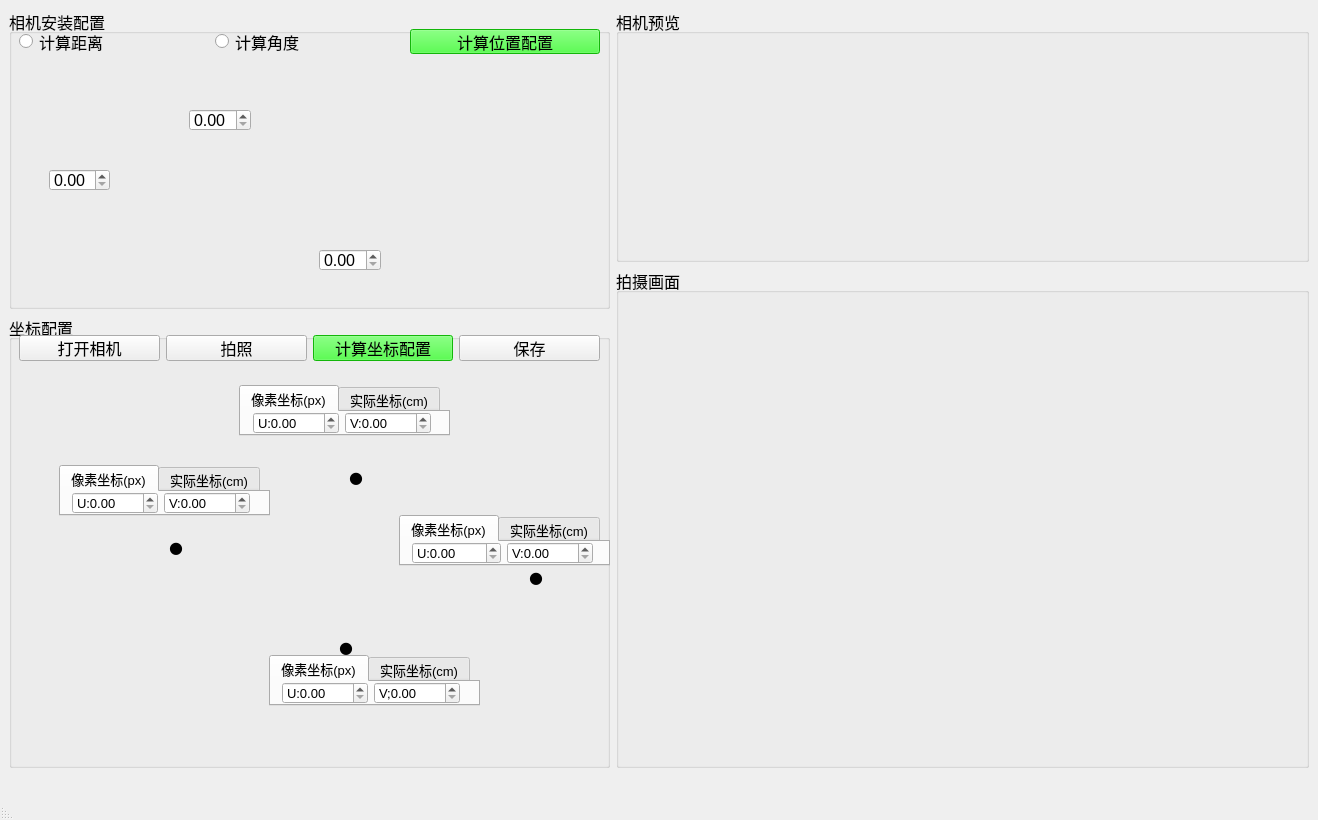
<?xml version="1.0" encoding="UTF-8"?>
<ui version="4.0">
 <class>camera</class>
 <widget class="QMainWindow" name="camera">
  <property name="geometry">
   <rect>
    <x>0</x>
    <y>0</y>
    <width>1318</width>
    <height>820</height>
   </rect>
  </property>
  <property name="sizePolicy">
   <sizepolicy hsizetype="Fixed" vsizetype="Preferred">
    <horstretch>0</horstretch>
    <verstretch>0</verstretch>
   </sizepolicy>
  </property>
  <property name="minimumSize">
   <size>
    <width>1318</width>
    <height>820</height>
   </size>
  </property>
  <property name="windowTitle">
   <string>MainWindow</string>
  </property>
  <widget class="QWidget" name="centralwidget">
   <layout class="QFormLayout" name="formLayout">
    <item row="0" column="0">
     <layout class="QVBoxLayout" name="verticalLayout_2">
      <item>
       <widget class="QGroupBox" name="camera_cfg">
        <property name="sizePolicy">
         <sizepolicy hsizetype="Preferred" vsizetype="Fixed">
          <horstretch>0</horstretch>
          <verstretch>0</verstretch>
         </sizepolicy>
        </property>
        <property name="minimumSize">
         <size>
          <width>0</width>
          <height>300</height>
         </size>
        </property>
        <property name="font">
         <font>
          <pointsize>12</pointsize>
         </font>
        </property>
        <property name="title">
         <string>相机安装配置</string>
        </property>
        <widget class="QLabel" name="distance_pic">
         <property name="geometry">
          <rect>
           <x>0</x>
           <y>50</y>
           <width>601</width>
           <height>241</height>
          </rect>
         </property>
         <property name="autoFillBackground">
          <bool>false</bool>
         </property>
         <property name="styleSheet">
          <string notr="true">image: url(:/distance/distance.jpg);</string>
         </property>
         <property name="frameShape">
          <enum>QFrame::NoFrame</enum>
         </property>
         <property name="text">
          <string/>
         </property>
        </widget>
        <widget class="QDoubleSpinBox" name="camera_height">
         <property name="geometry">
          <rect>
           <x>40</x>
           <y>160</y>
           <width>61</width>
           <height>22</height>
          </rect>
         </property>
         <property name="maximum">
          <double>200.000000000000000</double>
         </property>
        </widget>
        <widget class="QDoubleSpinBox" name="camera_farthest">
         <property name="geometry">
          <rect>
           <x>310</x>
           <y>240</y>
           <width>62</width>
           <height>22</height>
          </rect>
         </property>
         <property name="singleStep">
          <double>0.100000000000000</double>
         </property>
        </widget>
        <widget class="QDoubleSpinBox" name="camera_angle">
         <property name="geometry">
          <rect>
           <x>180</x>
           <y>100</y>
           <width>62</width>
           <height>22</height>
          </rect>
         </property>
         <property name="maximum">
          <double>90.000000000000000</double>
         </property>
         <property name="singleStep">
          <double>0.100000000000000</double>
         </property>
         <property name="value">
          <double>0.000000000000000</double>
         </property>
        </widget>
        <widget class="QWidget" name="layoutWidget">
         <property name="geometry">
          <rect>
           <x>10</x>
           <y>20</y>
           <width>581</width>
           <height>25</height>
          </rect>
         </property>
         <layout class="QHBoxLayout" name="horizontalLayout_11">
          <item>
           <widget class="QRadioButton" name="calculate_distance">
            <property name="tabletTracking">
             <bool>false</bool>
            </property>
            <property name="acceptDrops">
             <bool>false</bool>
            </property>
            <property name="text">
             <string>计算距离</string>
            </property>
           </widget>
          </item>
          <item>
           <widget class="QRadioButton" name="calculate_angle">
            <property name="enabled">
             <bool>true</bool>
            </property>
            <property name="text">
             <string>计算角度</string>
            </property>
           </widget>
          </item>
          <item>
           <widget class="QPushButton" name="calculate_camera">
            <property name="font">
             <font>
              <weight>50</weight>
              <bold>false</bold>
             </font>
            </property>
            <property name="styleSheet">
             <string notr="true">background-color: rgb(26, 255, 14);</string>
            </property>
            <property name="text">
             <string>计算位置配置</string>
            </property>
           </widget>
          </item>
         </layout>
        </widget>
       </widget>
      </item>
      <item>
       <widget class="QGroupBox" name="position_cfg">
        <property name="minimumSize">
         <size>
          <width>601</width>
          <height>421</height>
         </size>
        </property>
        <property name="font">
         <font>
          <pointsize>12</pointsize>
         </font>
        </property>
        <property name="title">
         <string>坐标配置</string>
        </property>
        <widget class="QLabel" name="position_pic">
         <property name="geometry">
          <rect>
           <x>0</x>
           <y>30</y>
           <width>601</width>
           <height>431</height>
          </rect>
         </property>
         <property name="styleSheet">
          <string notr="true">image: url(:/distance/坐标系1.jpg);</string>
         </property>
         <property name="frameShadow">
          <enum>QFrame::Raised</enum>
         </property>
         <property name="text">
          <string/>
         </property>
        </widget>
        <widget class="QTabWidget" name="left_up">
         <property name="geometry">
          <rect>
           <x>230</x>
           <y>70</y>
           <width>211</width>
           <height>51</height>
          </rect>
         </property>
         <property name="font">
          <font>
           <pointsize>10</pointsize>
          </font>
         </property>
         <property name="currentIndex">
          <number>0</number>
         </property>
         <widget class="QWidget" name="tab_1">
          <attribute name="title">
           <string>像素坐标(px)</string>
          </attribute>
          <widget class="QWidget" name="layoutWidget">
           <property name="geometry">
            <rect>
             <x>12</x>
             <y>0</y>
             <width>178</width>
             <height>22</height>
            </rect>
           </property>
           <layout class="QHBoxLayout" name="horizontalLayout">
            <item>
             <widget class="QDoubleSpinBox" name="left_up_px_u">
              <property name="prefix">
               <string>U:</string>
              </property>
              <property name="minimum">
               <double>0.000000000000000</double>
              </property>
              <property name="maximum">
               <double>640.000000000000000</double>
              </property>
              <property name="singleStep">
               <double>0.100000000000000</double>
              </property>
             </widget>
            </item>
            <item>
             <widget class="QDoubleSpinBox" name="left_up_px_v">
              <property name="prefix">
               <string>V:</string>
              </property>
              <property name="maximum">
               <double>480.000000000000000</double>
              </property>
              <property name="singleStep">
               <double>0.100000000000000</double>
              </property>
             </widget>
            </item>
           </layout>
          </widget>
          <widget class="QTabWidget" name="left_up_2">
           <property name="geometry">
            <rect>
             <x>-220</x>
             <y>10</y>
             <width>211</width>
             <height>51</height>
            </rect>
           </property>
           <property name="font">
            <font>
             <pointsize>10</pointsize>
            </font>
           </property>
           <property name="currentIndex">
            <number>0</number>
           </property>
           <widget class="QWidget" name="tab_9">
            <attribute name="title">
             <string>像素坐标(px)</string>
            </attribute>
            <widget class="QWidget" name="layoutWidget_2">
             <property name="geometry">
              <rect>
               <x>12</x>
               <y>0</y>
               <width>178</width>
               <height>22</height>
              </rect>
             </property>
             <layout class="QHBoxLayout" name="horizontalLayout_5">
              <item>
               <widget class="QDoubleSpinBox" name="left_up_px_u_2">
                <property name="prefix">
                 <string>U:</string>
                </property>
                <property name="minimum">
                 <double>0.000000000000000</double>
                </property>
                <property name="maximum">
                 <double>640.000000000000000</double>
                </property>
                <property name="singleStep">
                 <double>0.100000000000000</double>
                </property>
               </widget>
              </item>
              <item>
               <widget class="QDoubleSpinBox" name="left_up_px_v_2">
                <property name="prefix">
                 <string>V:</string>
                </property>
                <property name="maximum">
                 <double>480.000000000000000</double>
                </property>
                <property name="singleStep">
                 <double>0.100000000000000</double>
                </property>
               </widget>
              </item>
             </layout>
            </widget>
           </widget>
           <widget class="QWidget" name="tab_10">
            <attribute name="title">
             <string>实际坐标(cm)</string>
            </attribute>
            <widget class="QWidget" name="layoutWidget_3">
             <property name="geometry">
              <rect>
               <x>11</x>
               <y>0</y>
               <width>185</width>
               <height>25</height>
              </rect>
             </property>
             <layout class="QHBoxLayout" name="horizontalLayout_12">
              <item>
               <widget class="QDoubleSpinBox" name="left_up_cm_x_2">
                <property name="prefix">
                 <string>X:</string>
                </property>
                <property name="minimum">
                 <double>-500.000000000000000</double>
                </property>
                <property name="maximum">
                 <double>500.000000000000000</double>
                </property>
               </widget>
              </item>
              <item>
               <widget class="QDoubleSpinBox" name="left_up_cm_y_2">
                <property name="prefix">
                 <string>Y:</string>
                </property>
                <property name="maximum">
                 <double>500.000000000000000</double>
                </property>
               </widget>
              </item>
             </layout>
            </widget>
           </widget>
          </widget>
         </widget>
         <widget class="QWidget" name="tab_2">
          <attribute name="title">
           <string>实际坐标(cm)</string>
          </attribute>
          <widget class="QWidget" name="layoutWidget">
           <property name="geometry">
            <rect>
             <x>11</x>
             <y>0</y>
             <width>185</width>
             <height>25</height>
            </rect>
           </property>
           <layout class="QHBoxLayout" name="horizontalLayout_2">
            <item>
             <widget class="QDoubleSpinBox" name="left_up_cm_x">
              <property name="prefix">
               <string>X:</string>
              </property>
              <property name="minimum">
               <double>-500.000000000000000</double>
              </property>
              <property name="maximum">
               <double>500.000000000000000</double>
              </property>
             </widget>
            </item>
            <item>
             <widget class="QDoubleSpinBox" name="left_up_cm_y">
              <property name="prefix">
               <string>Y:</string>
              </property>
              <property name="maximum">
               <double>500.000000000000000</double>
              </property>
             </widget>
            </item>
           </layout>
          </widget>
         </widget>
        </widget>
        <widget class="QTabWidget" name="right_down">
         <property name="geometry">
          <rect>
           <x>260</x>
           <y>340</y>
           <width>211</width>
           <height>51</height>
          </rect>
         </property>
         <property name="font">
          <font>
           <pointsize>10</pointsize>
          </font>
         </property>
         <property name="currentIndex">
          <number>0</number>
         </property>
         <widget class="QWidget" name="tab_5">
          <attribute name="title">
           <string>像素坐标(px)</string>
          </attribute>
          <widget class="QWidget" name="layoutWidget">
           <property name="geometry">
            <rect>
             <x>11</x>
             <y>0</y>
             <width>178</width>
             <height>22</height>
            </rect>
           </property>
           <layout class="QHBoxLayout" name="horizontalLayout_6">
            <item>
             <widget class="QDoubleSpinBox" name="right_down_px_u">
              <property name="prefix">
               <string>U:</string>
              </property>
              <property name="maximum">
               <double>640.000000000000000</double>
              </property>
              <property name="singleStep">
               <double>0.100000000000000</double>
              </property>
             </widget>
            </item>
            <item>
             <widget class="QDoubleSpinBox" name="right_down_px_v">
              <property name="prefix">
               <string>V;</string>
              </property>
              <property name="maximum">
               <double>480.000000000000000</double>
              </property>
              <property name="singleStep">
               <double>0.100000000000000</double>
              </property>
             </widget>
            </item>
           </layout>
          </widget>
         </widget>
         <widget class="QWidget" name="tab_6">
          <attribute name="title">
           <string>实际坐标(cm)</string>
          </attribute>
          <widget class="QWidget" name="layoutWidget">
           <property name="geometry">
            <rect>
             <x>12</x>
             <y>0</y>
             <width>185</width>
             <height>25</height>
            </rect>
           </property>
           <layout class="QHBoxLayout" name="horizontalLayout_9">
            <item>
             <widget class="QDoubleSpinBox" name="right_down_cm_x">
              <property name="enabled">
               <bool>true</bool>
              </property>
              <property name="prefix">
               <string>X:</string>
              </property>
              <property name="minimum">
               <double>-500.000000000000000</double>
              </property>
              <property name="maximum">
               <double>500.000000000000000</double>
              </property>
             </widget>
            </item>
            <item>
             <widget class="QDoubleSpinBox" name="right_down_cm_y">
              <property name="prefix">
               <string>Y:</string>
              </property>
              <property name="maximum">
               <double>500.000000000000000</double>
              </property>
             </widget>
            </item>
           </layout>
          </widget>
         </widget>
        </widget>
        <widget class="QTabWidget" name="right_up">
         <property name="geometry">
          <rect>
           <x>390</x>
           <y>200</y>
           <width>211</width>
           <height>51</height>
          </rect>
         </property>
         <property name="font">
          <font>
           <pointsize>10</pointsize>
          </font>
         </property>
         <property name="currentIndex">
          <number>0</number>
         </property>
         <widget class="QWidget" name="tab_7">
          <attribute name="title">
           <string>像素坐标(px)</string>
          </attribute>
          <widget class="QWidget" name="layoutWidget">
           <property name="geometry">
            <rect>
             <x>11</x>
             <y>0</y>
             <width>181</width>
             <height>22</height>
            </rect>
           </property>
           <layout class="QHBoxLayout" name="horizontalLayout_3">
            <item>
             <widget class="QDoubleSpinBox" name="right_up_px_u">
              <property name="sizePolicy">
               <sizepolicy hsizetype="Minimum" vsizetype="Fixed">
                <horstretch>87</horstretch>
                <verstretch>0</verstretch>
               </sizepolicy>
              </property>
              <property name="minimumSize">
               <size>
                <width>87</width>
                <height>20</height>
               </size>
              </property>
              <property name="prefix">
               <string>U:</string>
              </property>
              <property name="minimum">
               <double>0.000000000000000</double>
              </property>
              <property name="maximum">
               <double>640.000000000000000</double>
              </property>
              <property name="singleStep">
               <double>0.100000000000000</double>
              </property>
             </widget>
            </item>
            <item>
             <widget class="QDoubleSpinBox" name="right_up_px_v">
              <property name="minimumSize">
               <size>
                <width>86</width>
                <height>0</height>
               </size>
              </property>
              <property name="prefix">
               <string>V:</string>
              </property>
              <property name="maximum">
               <double>480.000000000000000</double>
              </property>
              <property name="singleStep">
               <double>0.100000000000000</double>
              </property>
             </widget>
            </item>
           </layout>
          </widget>
         </widget>
         <widget class="QWidget" name="tab_8">
          <attribute name="title">
           <string>实际坐标(cm)</string>
          </attribute>
          <widget class="QWidget" name="layoutWidget">
           <property name="geometry">
            <rect>
             <x>10</x>
             <y>0</y>
             <width>181</width>
             <height>25</height>
            </rect>
           </property>
           <layout class="QHBoxLayout" name="horizontalLayout_8">
            <item>
             <widget class="QDoubleSpinBox" name="right_up_cm_x">
              <property name="minimumSize">
               <size>
                <width>5</width>
                <height>15</height>
               </size>
              </property>
              <property name="prefix">
               <string>X:</string>
              </property>
              <property name="minimum">
               <double>-500.000000000000000</double>
              </property>
              <property name="maximum">
               <double>500.000000000000000</double>
              </property>
             </widget>
            </item>
            <item>
             <widget class="QDoubleSpinBox" name="right_up_cm_y">
              <property name="prefix">
               <string>Y:</string>
              </property>
              <property name="maximum">
               <double>500.000000000000000</double>
              </property>
             </widget>
            </item>
           </layout>
          </widget>
         </widget>
        </widget>
        <widget class="QTabWidget" name="left_down">
         <property name="geometry">
          <rect>
           <x>50</x>
           <y>150</y>
           <width>211</width>
           <height>51</height>
          </rect>
         </property>
         <property name="font">
          <font>
           <pointsize>10</pointsize>
          </font>
         </property>
         <property name="currentIndex">
          <number>0</number>
         </property>
         <widget class="QWidget" name="tab_3">
          <attribute name="title">
           <string>像素坐标(px)</string>
          </attribute>
          <widget class="QWidget" name="layoutWidget">
           <property name="geometry">
            <rect>
             <x>11</x>
             <y>0</y>
             <width>178</width>
             <height>22</height>
            </rect>
           </property>
           <layout class="QHBoxLayout" name="horizontalLayout_4">
            <item>
             <widget class="QDoubleSpinBox" name="left_down_px_u">
              <property name="prefix">
               <string>U:</string>
              </property>
              <property name="maximum">
               <double>640.000000000000000</double>
              </property>
              <property name="singleStep">
               <double>0.100000000000000</double>
              </property>
             </widget>
            </item>
            <item>
             <widget class="QDoubleSpinBox" name="left_down_px_v">
              <property name="prefix">
               <string>V:</string>
              </property>
              <property name="maximum">
               <double>480.000000000000000</double>
              </property>
              <property name="singleStep">
               <double>0.100000000000000</double>
              </property>
             </widget>
            </item>
           </layout>
          </widget>
         </widget>
         <widget class="QWidget" name="tab_4">
          <attribute name="title">
           <string>实际坐标(cm)</string>
          </attribute>
          <widget class="QWidget" name="layoutWidget">
           <property name="geometry">
            <rect>
             <x>11</x>
             <y>0</y>
             <width>185</width>
             <height>25</height>
            </rect>
           </property>
           <layout class="QHBoxLayout" name="horizontalLayout_7">
            <item>
             <widget class="QDoubleSpinBox" name="left_down_cm_x">
              <property name="prefix">
               <string>X:</string>
              </property>
              <property name="minimum">
               <double>-500.000000000000000</double>
              </property>
              <property name="maximum">
               <double>500.000000000000000</double>
              </property>
             </widget>
            </item>
            <item>
             <widget class="QDoubleSpinBox" name="left_down_cm_y">
              <property name="prefix">
               <string>Y:</string>
              </property>
              <property name="maximum">
               <double>500.000000000000000</double>
              </property>
             </widget>
            </item>
           </layout>
          </widget>
         </widget>
        </widget>
        <widget class="QWidget" name="layoutWidget">
         <property name="geometry">
          <rect>
           <x>10</x>
           <y>20</y>
           <width>581</width>
           <height>26</height>
          </rect>
         </property>
         <layout class="QHBoxLayout" name="horizontalLayout_10">
          <item>
           <widget class="QPushButton" name="open_cam">
            <property name="toolTip">
             <string>&lt;html&gt;&lt;head/&gt;&lt;body&gt;&lt;p&gt;&lt;span style=&quot; font-size:10pt;&quot;&gt;1. 打开相机，使相机对准需要校准的目标。&lt;/span&gt;&lt;/p&gt;&lt;/body&gt;&lt;/html&gt;</string>
            </property>
            <property name="statusTip">
             <string/>
            </property>
            <property name="whatsThis">
             <string/>
            </property>
            <property name="text">
             <string>打开相机</string>
            </property>
           </widget>
          </item>
          <item>
           <widget class="QPushButton" name="get_image">
            <property name="toolTip">
             <string>&lt;html&gt;&lt;head/&gt;&lt;body&gt;&lt;p&gt;&lt;span style=&quot; font-size:10pt;&quot;&gt;2. 点击拍照，画面将显示在拍摄画面处。&lt;/span&gt;&lt;/p&gt;&lt;/body&gt;&lt;/html&gt;</string>
            </property>
            <property name="text">
             <string>拍照</string>
            </property>
           </widget>
          </item>
          <item>
           <widget class="QPushButton" name="calculate_position">
            <property name="font">
             <font>
              <weight>50</weight>
              <bold>false</bold>
             </font>
            </property>
            <property name="toolTip">
             <string>&lt;html&gt;&lt;head/&gt;&lt;body&gt;&lt;p&gt;&lt;span style=&quot; font-size:10pt;&quot;&gt;3.计算流程 &lt;/span&gt;&lt;/p&gt;&lt;p&gt;&lt;span style=&quot; font-size:10pt;&quot;&gt;（1）在拍摄画面选取下图中对应位置点像素坐标。&lt;/span&gt;&lt;/p&gt;&lt;p&gt;&lt;span style=&quot; font-size:10pt;&quot;&gt;（2）手动测量实际以相机圆心为原点，单位距离为1cm的坐标系下的与像素点坐标对应的实际距离。&lt;/span&gt;&lt;/p&gt;&lt;p&gt;&lt;span style=&quot; font-size:10pt;&quot;&gt;（3）填写完成点击按钮计算生成参数。&lt;/span&gt;&lt;/p&gt;&lt;p&gt;&lt;span style=&quot; font-size:10pt;&quot;&gt;注意：点击选取像素坐标点时在方法画面中选好坐标点单击即可自动填写坐标到图中对应位置。&lt;/span&gt;&lt;/p&gt;&lt;/body&gt;&lt;/html&gt;</string>
            </property>
            <property name="styleSheet">
             <string notr="true">background-color: rgb(26, 255, 14);</string>
            </property>
            <property name="text">
             <string>计算坐标配置</string>
            </property>
           </widget>
          </item>
          <item>
           <widget class="QPushButton" name="save_para">
            <property name="text">
             <string>保存</string>
            </property>
           </widget>
          </item>
         </layout>
        </widget>
        <widget class="QLabel" name="led1">
         <property name="geometry">
          <rect>
           <x>340</x>
           <y>150</y>
           <width>16</width>
           <height>21</height>
          </rect>
         </property>
         <property name="font">
          <font>
           <family>黑体</family>
           <pointsize>12</pointsize>
          </font>
         </property>
         <property name="frameShadow">
          <enum>QFrame::Plain</enum>
         </property>
         <property name="text">
          <string>&lt;html&gt;&lt;head/&gt;&lt;body&gt;&lt;p&gt;&lt;span style=&quot; font-size:12pt;&quot;&gt;●&lt;/span&gt;&lt;/p&gt;&lt;/body&gt;&lt;/html&gt;</string>
         </property>
         <property name="buddy">
          <cstring>left_up</cstring>
         </property>
        </widget>
        <widget class="QLabel" name="led3">
         <property name="geometry">
          <rect>
           <x>330</x>
           <y>320</y>
           <width>16</width>
           <height>21</height>
          </rect>
         </property>
         <property name="font">
          <font>
           <family>黑体</family>
           <pointsize>12</pointsize>
          </font>
         </property>
         <property name="frameShadow">
          <enum>QFrame::Plain</enum>
         </property>
         <property name="text">
          <string>&lt;html&gt;&lt;head/&gt;&lt;body&gt;&lt;p&gt;&lt;span style=&quot; font-size:12pt;&quot;&gt;●&lt;/span&gt;&lt;/p&gt;&lt;/body&gt;&lt;/html&gt;</string>
         </property>
         <property name="buddy">
          <cstring>left_up</cstring>
         </property>
        </widget>
        <widget class="QLabel" name="led4">
         <property name="geometry">
          <rect>
           <x>520</x>
           <y>250</y>
           <width>16</width>
           <height>21</height>
          </rect>
         </property>
         <property name="font">
          <font>
           <family>黑体</family>
           <pointsize>12</pointsize>
          </font>
         </property>
         <property name="frameShadow">
          <enum>QFrame::Plain</enum>
         </property>
         <property name="text">
          <string>&lt;html&gt;&lt;head/&gt;&lt;body&gt;&lt;p&gt;&lt;span style=&quot; font-size:12pt;&quot;&gt;●&lt;/span&gt;&lt;/p&gt;&lt;/body&gt;&lt;/html&gt;</string>
         </property>
         <property name="buddy">
          <cstring>left_up</cstring>
         </property>
        </widget>
        <widget class="QLabel" name="led2">
         <property name="geometry">
          <rect>
           <x>160</x>
           <y>220</y>
           <width>16</width>
           <height>21</height>
          </rect>
         </property>
         <property name="font">
          <font>
           <family>黑体</family>
           <pointsize>12</pointsize>
          </font>
         </property>
         <property name="frameShadow">
          <enum>QFrame::Plain</enum>
         </property>
         <property name="text">
          <string>&lt;html&gt;&lt;head/&gt;&lt;body&gt;&lt;p&gt;&lt;span style=&quot; font-size:12pt;&quot;&gt;●&lt;/span&gt;&lt;/p&gt;&lt;/body&gt;&lt;/html&gt;</string>
         </property>
         <property name="buddy">
          <cstring>left_up</cstring>
         </property>
        </widget>
       </widget>
      </item>
     </layout>
    </item>
    <item row="0" column="1">
     <layout class="QVBoxLayout" name="verticalLayout">
      <item>
       <widget class="QGroupBox" name="camera_preview">
        <property name="sizePolicy">
         <sizepolicy hsizetype="Preferred" vsizetype="Fixed">
          <horstretch>0</horstretch>
          <verstretch>0</verstretch>
         </sizepolicy>
        </property>
        <property name="minimumSize">
         <size>
          <width>631</width>
          <height>253</height>
         </size>
        </property>
        <property name="font">
         <font>
          <pointsize>12</pointsize>
         </font>
        </property>
        <property name="title">
         <string>相机预览</string>
        </property>
        <widget class="QLabel" name="frame1">
         <property name="geometry">
          <rect>
           <x>150</x>
           <y>10</y>
           <width>320</width>
           <height>240</height>
          </rect>
         </property>
         <property name="sizePolicy">
          <sizepolicy hsizetype="Preferred" vsizetype="Preferred">
           <horstretch>0</horstretch>
           <verstretch>0</verstretch>
          </sizepolicy>
         </property>
         <property name="minimumSize">
          <size>
           <width>320</width>
           <height>240</height>
          </size>
         </property>
         <property name="baseSize">
          <size>
           <width>640</width>
           <height>480</height>
          </size>
         </property>
         <property name="text">
          <string/>
         </property>
        </widget>
       </widget>
      </item>
      <item>
       <widget class="QGroupBox" name="show_image">
        <property name="minimumSize">
         <size>
          <width>650</width>
          <height>500</height>
         </size>
        </property>
        <property name="baseSize">
         <size>
          <width>640</width>
          <height>480</height>
         </size>
        </property>
        <property name="font">
         <font>
          <pointsize>12</pointsize>
         </font>
        </property>
        <property name="title">
         <string>拍摄画面</string>
        </property>
        <widget class="QLabel" name="frame2">
         <property name="geometry">
          <rect>
           <x>20</x>
           <y>20</y>
           <width>641</width>
           <height>481</height>
          </rect>
         </property>
         <property name="minimumSize">
          <size>
           <width>641</width>
           <height>481</height>
          </size>
         </property>
         <property name="baseSize">
          <size>
           <width>640</width>
           <height>480</height>
          </size>
         </property>
         <property name="cursor">
          <cursorShape>CrossCursor</cursorShape>
         </property>
         <property name="layoutDirection">
          <enum>Qt::RightToLeft</enum>
         </property>
         <property name="autoFillBackground">
          <bool>false</bool>
         </property>
         <property name="text">
          <string/>
         </property>
        </widget>
       </widget>
      </item>
     </layout>
    </item>
   </layout>
  </widget>
  <widget class="QStatusBar" name="statusbar">
   <property name="layoutDirection">
    <enum>Qt::RightToLeft</enum>
   </property>
  </widget>
 </widget>
 <resources>
  <include location="distance.qrc"/>
 </resources>
 <connections/>
 <slots>
  <slot>open_camera()</slot>
  <slot>close_camera()</slot>
  <slot>get_image()</slot>
  <slot>calculate_result()</slot>
  <slot>get_value()</slot>
  <slot>mode_select()</slot>
 </slots>
</ui>
